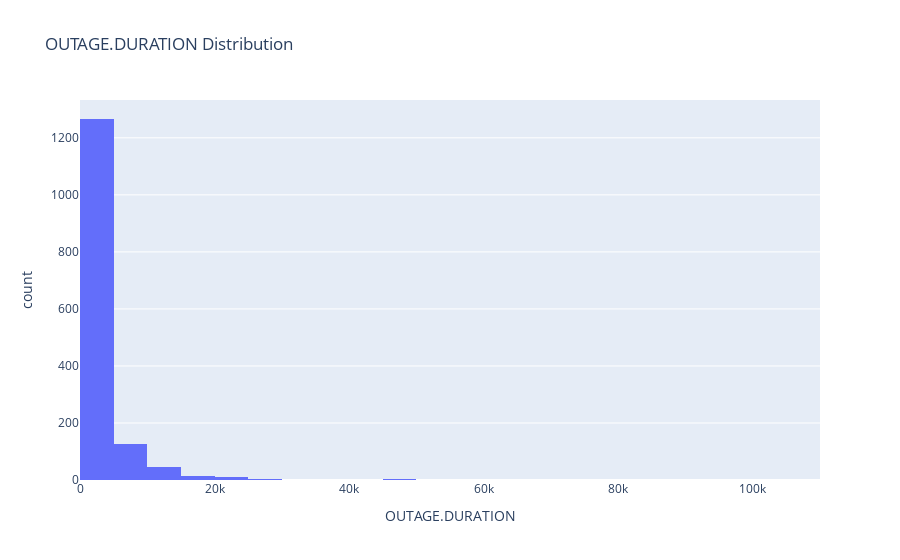
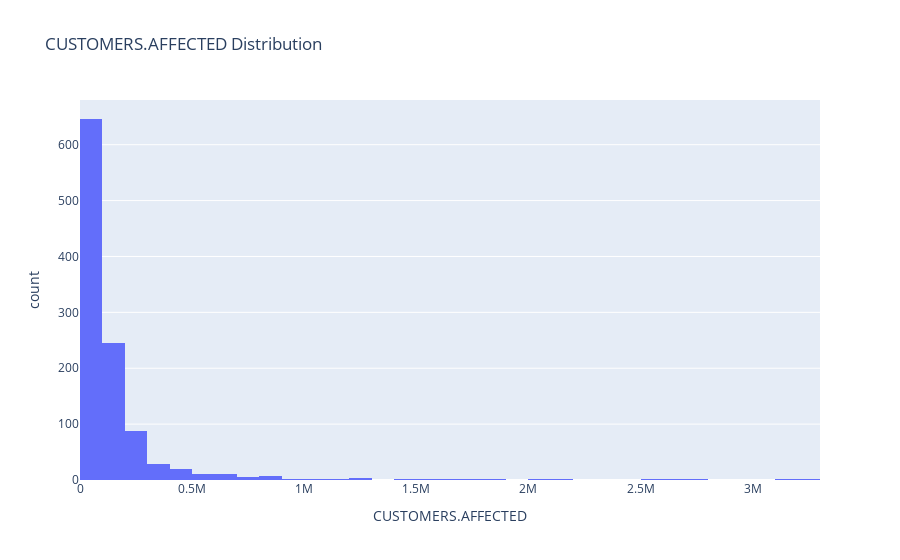

These figures' notebook cell, in order:
### Code cell
# Histogram for OUTAGE.DURATION
fig_duration = px.histogram(df_cleaned, x='OUTAGE.DURATION', title='OUTAGE.DURATION Distribution', nbins=40)
fig_duration.show()

# Histogram for CUSTOMERS.AFFECTED
fig_customers_affected = px.histogram(df_cleaned, x='CUSTOMERS.AFFECTED', title='CUSTOMERS.AFFECTED Distribution', nbins=40)
fig_customers_affected.show()

fig_duration.write_html('EDA-1.html',include_plotlyjs='cdn')
fig_customers_affected.write_html('EDA-2.html',include_plotlyjs='cdn')

### Figure 1 — Plotly figure (JSON) as saved in the notebook; plotly's stock layout.template omitted (floating-point values rounded to 4 significant figures; data arrays with more than 128 entries replaced by an {"elided": "..."} marker saying what was removed)
{"data": [{"alignmentgroup": "True", "bingroup": "x", "hovertemplate": "OUTAGE.DURATION=%{x}<br>count=%{y}<extra></extra>", "legendgroup": "", "marker": {"color": "#636efa", "pattern": {"shape": ""}}, "name": "", "nbinsx": 40, "offsetgroup": "", "orientation": "v", "showlegend": false, "type": "histogram", "x": {"elided": "1525 int values"}, "xaxis": "x", "yaxis": "y"}], "layout": {"barmode": "relative", "legend": {"tracegroupgap": 0}, "title": {"text": "OUTAGE.DURATION Distribution"}, "xaxis": {"anchor": "y", "domain": [0, 1], "title": {"text": "OUTAGE.DURATION"}}, "yaxis": {"anchor": "x", "domain": [0, 1], "title": {"text": "count"}}}}

### Figure 2 — Plotly figure (JSON) as saved in the notebook; plotly's stock layout.template omitted (floating-point values rounded to 4 significant figures; data arrays with more than 128 entries replaced by an {"elided": "..."} marker saying what was removed)
{"data": [{"alignmentgroup": "True", "bingroup": "x", "hovertemplate": "CUSTOMERS.AFFECTED=%{x}<br>count=%{y}<extra></extra>", "legendgroup": "", "marker": {"color": "#636efa", "pattern": {"shape": ""}}, "name": "", "nbinsx": 40, "offsetgroup": "", "orientation": "v", "showlegend": false, "type": "histogram", "x": {"elided": "1525 int values"}, "xaxis": "x", "yaxis": "y"}], "layout": {"barmode": "relative", "legend": {"tracegroupgap": 0}, "title": {"text": "CUSTOMERS.AFFECTED Distribution"}, "xaxis": {"anchor": "y", "domain": [0, 1], "title": {"text": "CUSTOMERS.AFFECTED"}}, "yaxis": {"anchor": "x", "domain": [0, 1], "title": {"text": "count"}}}}
